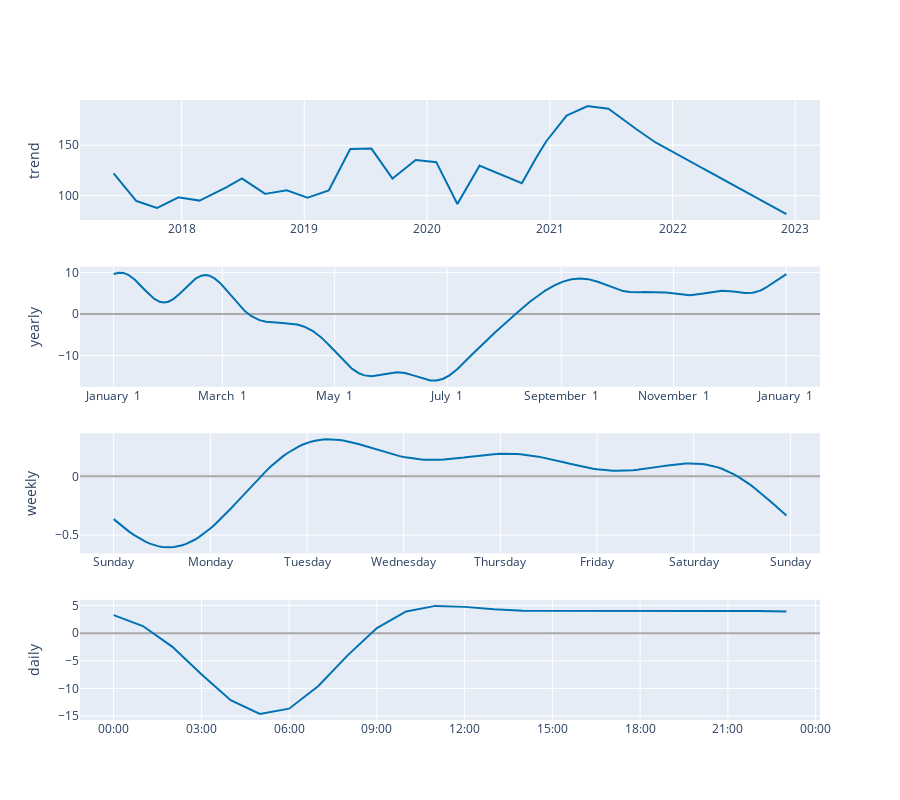

Notebook code for this chart:
### Code cell
# Python
plot_components_plotly(m, forecast)

### Figure 1 — Plotly figure (JSON) as saved in the notebook; plotly's stock layout.template omitted (floating-point values rounded to 4 significant figures; data arrays with more than 128 entries replaced by an {"elided": "..."} marker saying what was removed)
{"data": [{"line": {"color": "#0072B2", "width": 2}, "mode": "lines", "name": "trend", "type": "scatter", "x": {"elided": "10004 str values"}, "xaxis": "x", "y": {"elided": "10004 float values"}, "yaxis": "y"}, {"line": {"color": "#0072B2", "width": 2}, "mode": "lines", "name": "yearly", "type": "scatter", "x": {"elided": "8766 str values"}, "xaxis": "x2", "y": {"elided": "8766 float values"}, "yaxis": "y2"}, {"line": {"color": "#0072B2", "width": 2}, "mode": "lines", "name": "weekly", "type": "scatter", "x": {"elided": "168 str values"}, "xaxis": "x3", "y": {"elided": "168 float values"}, "yaxis": "y3"}, {"line": {"color": "#0072B2", "width": 2}, "mode": "lines", "name": "daily", "type": "scatter", "x": ["2017-01-01T00:00:00", "2017-01-01T01:00:00", "2017-01-01T02:00:00", "2017-01-01T03:00:00", "2017-01-01T04:00:00", "2017-01-01T05:00:00", "2017-01-01T06:00:00", "2017-01-01T07:00:00", "2017-01-01T08:00:00", "2017-01-01T09:00:00", "2017-01-01T10:00:00", "2017-01-01T11:00:00", "2017-01-01T12:00:00", "2017-01-01T13:00:00", "2017-01-01T14:00:00", "2017-01-01T15:00:00", "2017-01-01T16:00:00", "2017-01-01T17:00:00", "2017-01-01T18:00:00", "2017-01-01T19:00:00", "2017-01-01T20:00:00", "2017-01-01T21:00:00", "2017-01-01T22:00:00", "2017-01-01T23:00:00"], "xaxis": "x4", "y": [3.276, 1.299, -2.436, -7.439, -12.16, -14.64, -13.68, -9.574, -4.013, 0.9322, 3.945, 4.952, 4.772, 4.326, 4.089, 4.06, 4.075, 4.065, 4.057, 4.062, 4.049, 4.022, 4.025, 3.938], "yaxis": "y4"}], "layout": {"height": 800, "showlegend": false, "width": 900, "xaxis": {"anchor": "y", "domain": [0, 1], "range": ["2017-03-04T14:24:00", "2023-03-15T23:36:00"], "type": "date"}, "xaxis2": {"anchor": "y2", "domain": [0, 1], "range": ["2016-12-13T17:45:00", "2018-01-19T11:15:00"], "tickformat": "%B %e", "type": "date"}, "xaxis3": {"anchor": "y3", "domain": [0, 1], "range": ["2016-12-31T15:39:00", "2017-01-08T07:21:00"], "tickformat": "%A", "type": "date"}, "xaxis4": {"anchor": "y4", "domain": [0, 1], "range": ["2016-12-31T22:51:00", "2017-01-02T00:09:00"], "tickformat": "%H:%M", "type": "date"}, "yaxis": {"anchor": "x", "domain": [0.8063, 1], "rangemode": "normal", "title": {"text": "trend"}, "zerolinecolor": "#AAA"}, "yaxis2": {"anchor": "x2", "domain": [0.5375, 0.7312], "title": {"text": "yearly"}, "zerolinecolor": "#AAA"}, "yaxis3": {"anchor": "x3", "domain": [0.2687, 0.4625], "title": {"text": "weekly"}, "zerolinecolor": "#AAA"}, "yaxis4": {"anchor": "x4", "domain": [0, 0.1938], "title": {"text": "daily"}, "zerolinecolor": "#AAA"}}}
